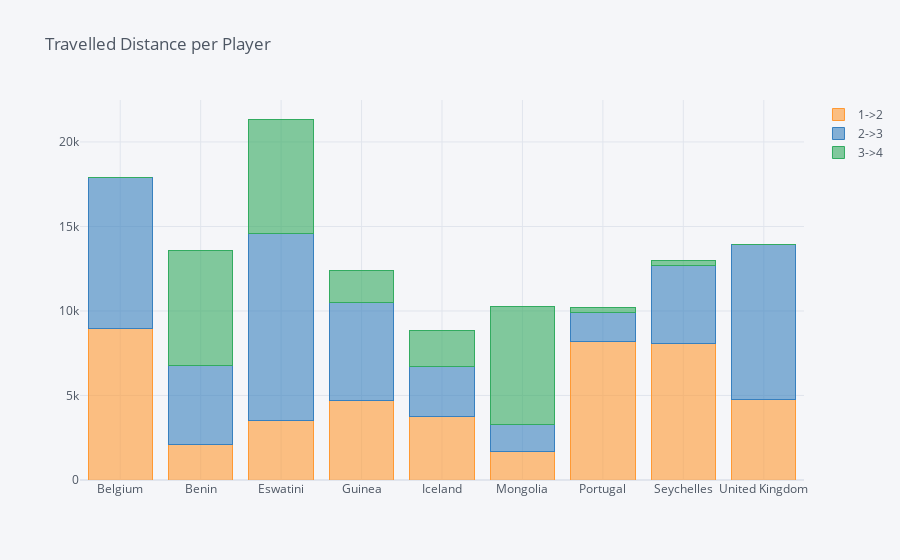

Notebook code for this chart:
### Code cell
_result_25.df_dist.iplot(kind='bar', barmode='stack', title='Travelled Distance per Player',);

### Figure 1 — Plotly figure (JSON) as saved in the notebook; plotly's stock layout.template omitted (floating-point values rounded to 4 significant figures)
{"data": [{"marker": {"color": "rgba(255, 153, 51, 0.6)", "line": {"color": "rgba(255, 153, 51, 1.0)", "width": 1}}, "name": "1->2", "orientation": "v", "text": "", "type": "bar", "x": ["Belgium", "Benin", "Eswatini", "Guinea", "Iceland", "Mongolia", "Portugal", "Seychelles", "United Kingdom"], "y": [8944.0, 2086.0, 3530.0, 4688.0, 3759.0, 1715.0, 8173.0, 8070.0, 4761.0]}, {"marker": {"color": "rgba(55, 128, 191, 0.6)", "line": {"color": "rgba(55, 128, 191, 1.0)", "width": 1}}, "name": "2->3", "orientation": "v", "text": "", "type": "bar", "x": ["Belgium", "Benin", "Eswatini", "Guinea", "Iceland", "Mongolia", "Portugal", "Seychelles", "United Kingdom"], "y": [8944.0, 4688.0, 11040.0, 5835.0, 2961.0, 1587.0, 1715.0, 4614.0, 9149.0]}, {"marker": {"color": "rgba(50, 171, 96, 0.6)", "line": {"color": "rgba(50, 171, 96, 1.0)", "width": 1}}, "name": "3->4", "orientation": "v", "text": "", "type": "bar", "x": ["Belgium", "Benin", "Eswatini", "Guinea", "Iceland", "Mongolia", "Portugal", "Seychelles", "United Kingdom"], "y": [0, 6813.0, 6793.0, 1894.0, 2134.0, 6993.0, 322.8, 322.8, 0]}], "layout": {"barmode": "stack", "legend": {"bgcolor": "#F5F6F9", "font": {"color": "#4D5663"}, "traceorder": "normal"}, "paper_bgcolor": "#F5F6F9", "plot_bgcolor": "#F5F6F9", "title": {"font": {"color": "#4D5663"}, "text": "Travelled Distance per Player"}, "xaxis": {"gridcolor": "#E1E5ED", "showgrid": true, "tickfont": {"color": "#4D5663"}, "title": {"font": {"color": "#4D5663"}, "text": ""}, "zerolinecolor": "#E1E5ED"}, "yaxis": {"gridcolor": "#E1E5ED", "showgrid": true, "tickfont": {"color": "#4D5663"}, "title": {"font": {"color": "#4D5663"}, "text": ""}, "zerolinecolor": "#E1E5ED"}}}
